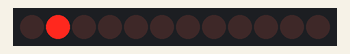
The sketch below on a simulated ATtiny85, built with avr-gcc and run on an emulated ATtiny85. Parts: 12×1 LED matrix. Wiring (inferred from the names in the program): charlieplexed LEDs: lines PB0, PB1, PB2, PB3.

Above: at 0.39 s.
At 5.09 s:
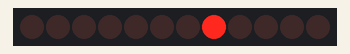
At 10.15 s:
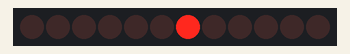
At 20.11 s:
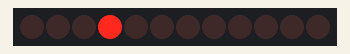
At 29.67 s:
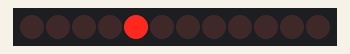
At 39.89 s:
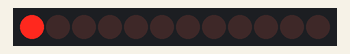

The sketch:

a_tinyCharlie_on4pins.ino
```cpp
/*Software PWM on Attiny85
 Ernst Christensen 16.okt. 2011
 */

int led[]={
  0,1,2,3};
int numberPins = 4;
int numberCharlies = 8;
int delayTime = 12;
int testDelay = 250;
int charliePin;

void setup(){
  for(int z=0;z<numberPins;z++) pinMode(led[z], OUTPUT);
  for(int z=0;z<numberPins;z++) digitalWrite(led[z], LOW);

  pinMode(4, INPUT);
  digitalWrite(4, HIGH);
}


void loop(){
  for (int i=0;i<numberCharlies;i++) {
    charliePlex(i+1);
    digitalWrite(charliePin, HIGH);
    delay(50);
    digitalWrite(charliePin, LOW);
  }
}


void charliePlex(int myLed){
  switch(myLed){
    // 1
  case 1:
    pinMode(0, OUTPUT);
    pinMode(1, OUTPUT);
    pinMode(2, INPUT);
    pinMode(3, INPUT);
    digitalWrite(0, LOW);
    charliePin = 1;
    break;

    // 2
  case 2:
    pinMode(0, OUTPUT);
    pinMode(1, INPUT);
    pinMode(2, OUTPUT);
    pinMode(3, INPUT);
    digitalWrite(0, LOW);
    charliePin = 2;
    break;

    // 3
  case 3:
    pinMode(0, OUTPUT);
    pinMode(1, INPUT);
    pinMode(2, INPUT);
    pinMode(3, OUTPUT);
    digitalWrite(0, LOW);
    charliePin = 3;
    break;

    // 4
  case 4:
    pinMode(0, OUTPUT);
    pinMode(1, OUTPUT);
    pinMode(2, INPUT);
    pinMode(3, INPUT);
    digitalWrite(1, LOW);
    charliePin = 0;
    break;

    // 5
  case 5:
    pinMode(0, INPUT);
    pinMode(1, OUTPUT);
    pinMode(2, OUTPUT);
    pinMode(3, INPUT);
    digitalWrite(1, LOW);
    charliePin = 2;
    break;

    // 6
  case 6:
    pinMode(0, INPUT);
    pinMode(1, OUTPUT);
    pinMode(2, INPUT);
    pinMode(3, OUTPUT);
    digitalWrite(1, LOW);
    charliePin = 3;
    break;

    // 7
  case 7:
    pinMode(0, OUTPUT);
    pinMode(1, INPUT);
    pinMode(2, OUTPUT);
    pinMode(3, INPUT);
    digitalWrite(2, LOW);
    charliePin = 0;
    break;

    // 8
  case 8:
    pinMode(0, INPUT);
    pinMode(1, OUTPUT);
    pinMode(2, OUTPUT);
    pinMode(3, INPUT);
    digitalWrite(2, LOW);
    charliePin = 1;
    break;

    // 9
  case 9:
    pinMode(0, INPUT);
    pinMode(1, INPUT);
    pinMode(2, OUTPUT);
    pinMode(3, OUTPUT);
    digitalWrite(2, LOW);
    charliePin = 3;
    break;

    // 10
  case 10:
    pinMode(0, OUTPUT);
    pinMode(1, INPUT);
    pinMode(2, INPUT);
    pinMode(3, OUTPUT);
    digitalWrite(3, LOW);
    charliePin = 0;
    break;

    // 11
  case 11:
    pinMode(0, INPUT);
    pinMode(1, OUTPUT);
    pinMode(2, INPUT);
    pinMode(3, OUTPUT);
    digitalWrite(3, LOW);
    charliePin = 1;
    break;

    // 12
  case 12:
    pinMode(0, INPUT);
    pinMode(1, INPUT);
    pinMode(2, OUTPUT);
    pinMode(3, OUTPUT);
    digitalWrite(3, LOW);
    charliePin = 2;
    break;
  }
}


void spwm(int freq,int spin,int sp){

  //on
  digitalWrite(spin,HIGH);
  delayMicroseconds(sp*freq);

  // off
  digitalWrite(spin,LOW);
  delayMicroseconds(sp*(255-freq));


} //spwm
```
